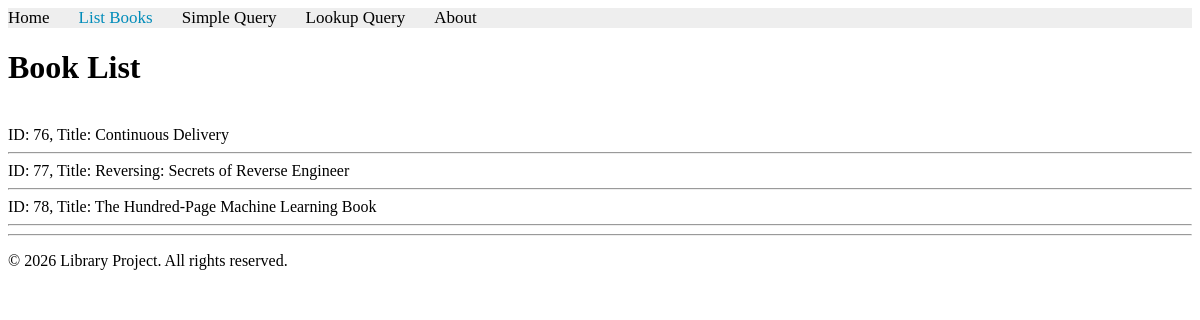
The page /books/list_books/ on the database as committed earlier.
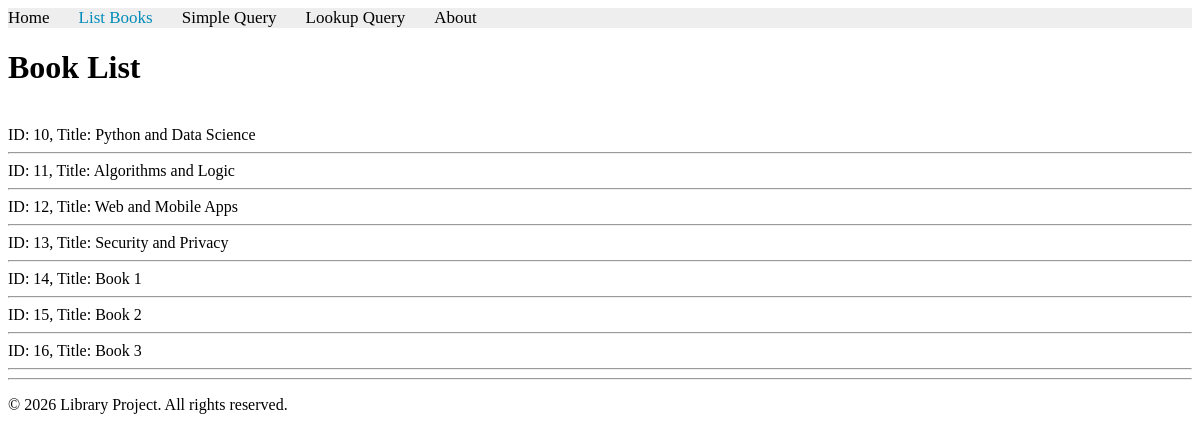
The same page on the database as committed later.
### apps/bookmodule/models.py (models this page shows)
class Book(models.Model):
    title = models.CharField(max_length=100)
    price = models.FloatField(default=0.0)
    quantity = models.IntegerField(default=1)
    pubdate = models.DateTimeField(null=True)
    rating = models.SmallIntegerField(default=1)
    publisher = models.ForeignKey(Publisher, null=True, on_delete=models.SET_NULL)
    authors = models.ManyToManyField(Author)

### apps/bookmodule/views.py (the view)
# urls.py: path('list_books/', views.list_books, name='books.list_books'),
def list_books(request):
    mybooks = Book.objects.all().order_by('id')
    return render(request, 'bookmodule/bookList.html', {'books': mybooks})

### apps/templates/bookmodule/bookList.html (shortened to what this page needs)
{% extends "layouts/base.html" %}
{% block content %}
<h1>Book List</h1>
<br>
{% for obj in books %}
ID: {{ obj.id }}, Title: {{ obj.title }}
<hr>
{% endfor %}
{% endblock content %}

### apps/templates/layouts/base.html (shortened to what this page needs)
<!DOCTYPE html>
<html>
<head>
{% load static %}
<link rel="stylesheet" href="{% static 'styles.css' %}">
<link rel="stylesheet" href="https://cdnjs.cloudflare.com/ajax/libs/font-awesome/4.7.0/css/font-awesome.min.css">
</head>
<body>
    {% include "includes/header.html" %}
    {% block content %} {% endblock content %}
    {% include "includes/footer.html" %}
</body>
</html>

### apps/templates/includes/header.html
{% with request.resolver_match.url_name as url_name %}
<div class="topnav">
    <a class="{% if url_name == 'books.index' %}active{% endif %}" href="{% url 'books.index' %}">Home</a>
    <a class="{% if url_name == 'books.list_books' %}active{% endif %}" href="{% url 'books.list_books' %}">List Books</a>
    <a class="{% if url_name == 'books.simple_query' %}active{% endif %}" href="{% url 'books.simple_query' %}">Simple Query</a>
    <a class="{% if url_name == 'books.lookup_query_alias' %}active{% endif %}" href="{% url 'books.lookup_query_alias' %}">Lookup Query</a>
    <a class="{% if url_name == 'books.aboutus' %}active{% endif %}" href="{% url 'books.aboutus' %}">About</a>
</div>
{% endwith %}

### apps/templates/includes/footer.html
<hr>
<p>&copy; 2026 Library Project. All rights reserved.</p>

### apps/static/styles.css (style rules this page uses)
.topnav { background-color: #eeeeee; width: 100%; }
.topnav a { color: #000000; text-align: center; margin-right: 25px; text-decoration: none; font-size: 17px; }
.topnav a.active { color: #008CBA; }

Rows that differ between the two databases and show on the page:
removed Book: id "76", title "Continuous Delivery"
removed Book: id "77", title "Reversing: Secrets of Reverse Engineer"
removed Book: id "78", title "The Hundred-Page Machine Learning Book"
added Book: id "10", title "Python and Data Science"
added Book: id "11", title "Algorithms and Logic"
added Book: id "12", title "Web and Mobile Apps"
added Book: id "13", title "Security and Privacy"
added Book: id "14", title "Book 1"
added Book: id "15", title "Book 2"
added Book: id "16", title "Book 3"
